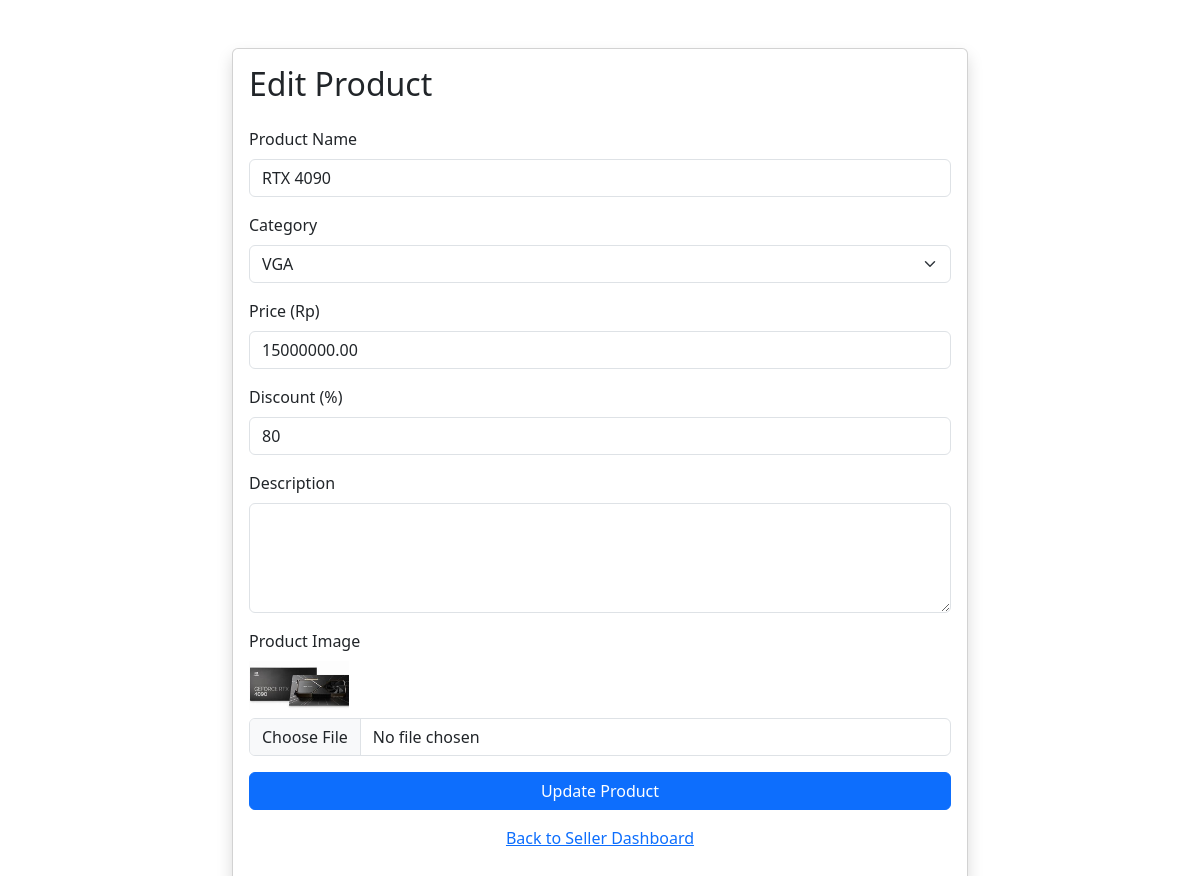
Before: /edit_product.php?id=1 (signed in) with the older database file.
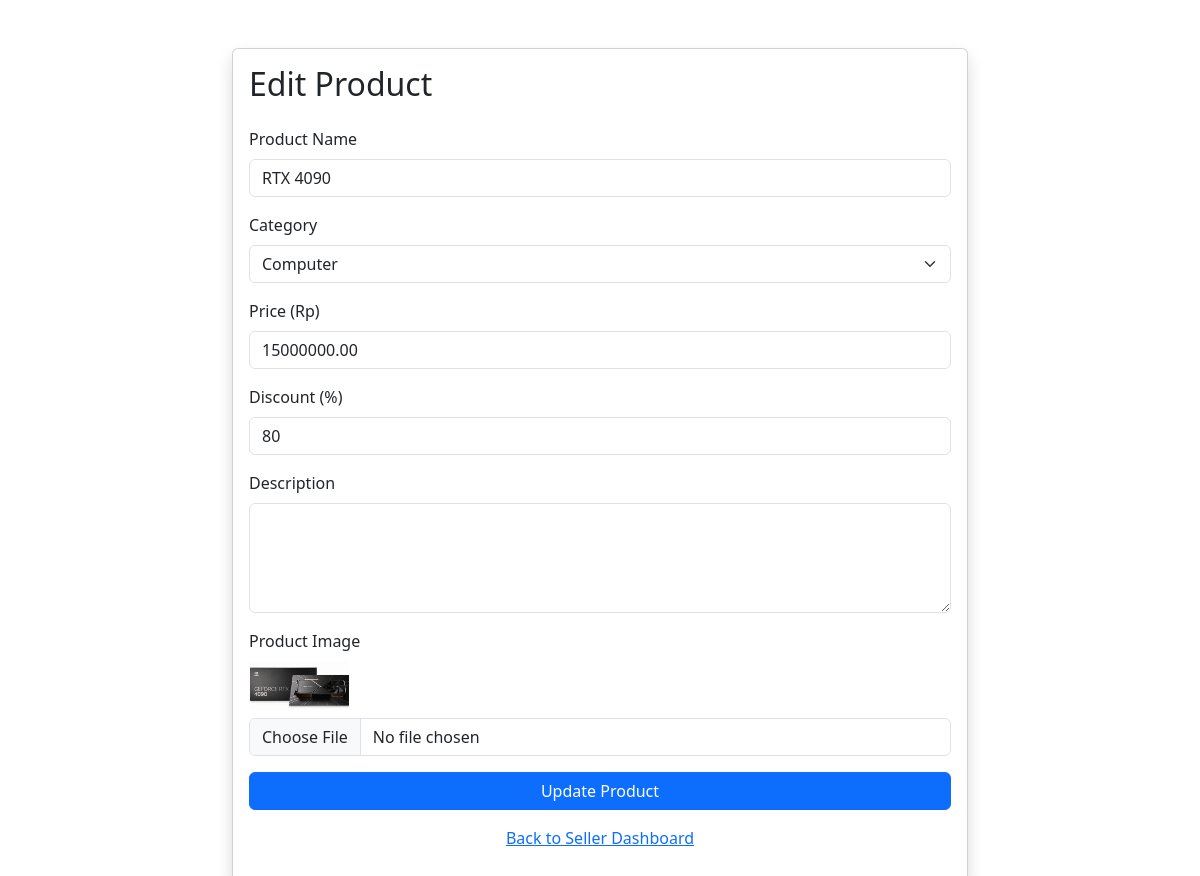
After: the same page with the newer database file.
### tables this page shows
CREATE TABLE `products` (
  `id` int(11) NOT NULL,
  `seller_id` int(11) NOT NULL,
  `name` varchar(100) NOT NULL,
  `category` enum('computer','gaming_chair','vga','cpu','laptop','monitor','other') NOT NULL,
  `price` decimal(10,2) NOT NULL,
  `description` text DEFAULT NULL,
  `created_at` timestamp NOT NULL DEFAULT current_timestamp(),
  `discount` int(11) DEFAULT 0
);

### edit_product.php (the view, shortened to what this page needs)
<?php
include 'connection.php';
$product_id = $_GET['id'];
$seller_id = $_SESSION['user_id'];
$sql = "SELECT * FROM products WHERE id='$product_id' AND seller_id='$seller_id'";
$result = mysqli_query($conn, $sql);
$row = mysqli_fetch_assoc($result);
$image_sql = "SELECT image_path FROM product_images WHERE product_id=$product_id LIMIT 1";
$image_result = mysqli_query($conn, $image_sql);
$image_row = mysqli_fetch_assoc($image_result);
$current_image = $image_row ? $image_row['image_path'] : null;
?>
<!DOCTYPE html>
<html lang="en">
<head>
    <link href="https://cdn.jsdelivr.net/npm/bootstrap@5.3.0/dist/css/bootstrap.min.css" rel="stylesheet">
</head>
<body>
    <div class="container mt-5">
        <div class="row justify-content-center">
            <div class="col-md-8">
                <div class="card shadow">
                    <div class="card-body">
                        <h2 class="card-title mb-4">Edit Product</h2>
                        <form method="post" action="" enctype="multipart/form-data">
                            <div class="mb-3">
                                <label for="name" class="form-label">Product Name</label>
                                <input type="text" class="form-control" name="name" id="name" value="<?php echo $row['name']; ?>" required>
                            </div>
                            <div class="mb-3">
                                <label for="category" class="form-label">Category</label>
                                <select class="form-select" name="category" id="category" required>
                                    <option value="computer" <?php if ($row['category'] == 'computer') echo 'selected'; ?>>Computer</option>
                                    <option value="vga" <?php if ($row['category'] == 'vga') echo 'selected'; ?>>VGA</option>
                                </select>
                            </div>
                            <div class="mb-3">
                                <label for="price" class="form-label">Price (Rp)</label>
                                <input type="number" class="form-control" name="price" id="price" step="0.01" value="<?php echo $row['price']; ?>" required>
                            </div>
                            <div class="mb-3">
                                <label for="discount" class="form-label">Discount (%)</label>
                                <input type="number" class="form-control" name="discount" id="discount" min="0" max="100" value="<?php echo $row['discount']; ?>">
                            </div>
                            <div class="mb-3">
                                <label for="description" class="form-label">Description</label>
                                <textarea class="form-control" name="description" id="description" rows="4"><?php echo $row['description']; ?></textarea>
                            </div>
                            <div class="mb-3">
                                <label for="image" class="form-label">Product Image</label>
                                <?php if ($current_image) { ?>
                                    <div class="mb-2">
                                        <img src="uploads/<?php echo $current_image; ?>" alt="Current Image" style="max-width: 100px;">
                                    </div>
                                <?php } ?>
                                <input type="file" class="form-control" name="image" id="image" accept="image/*">
                            </div>
                            <button type="submit" class="btn btn-primary w-100">Update Product</button>
                        </form>
                        <p class="text-center mt-3"><a href="seller.php">Back to Seller Dashboard</a></p>
                    </div>
                </div>
            </div>
        </div>
    </div>
</body>
</html>

Changed rows visible on the page:
changed products "RTX 4090": category "VGA" → (not shown)
Other visible differences:
form field category: (not shown) → "Computer"
